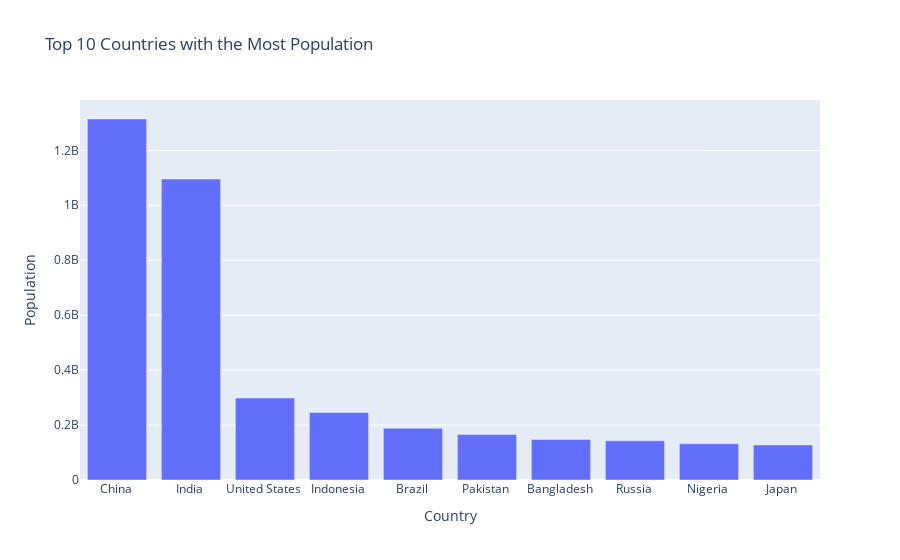

The code cell stored with this chart in its notebook:
### Markdown cell above
# Top 10 Countries with the Most Population

### Code cell
data_pop=dataCountries.loc[:,['Country','Population']]
data_pop.sort_values(by=['Population'],inplace=True,ascending=False)
pop_bar=px.bar(data_pop[:10],x='Country',y='Population',title="Top 10 Countries with the Most Population")
pop_bar.show()

### Figure 1 — Plotly figure (JSON) as saved in the notebook; plotly's stock layout.template omitted (floating-point values rounded to 4 significant figures)
{"data": [{"alignmentgroup": "True", "hovertemplate": "Country=%{x}<br>Population=%{y}<extra></extra>", "legendgroup": "", "marker": {"color": "#636efa"}, "name": "", "offsetgroup": "", "orientation": "v", "showlegend": false, "textposition": "auto", "type": "bar", "x": ["China ", "India ", "United States ", "Indonesia ", "Brazil ", "Pakistan ", "Bangladesh ", "Russia ", "Nigeria ", "Japan "], "xaxis": "x", "y": [1313973713, 1095351995, 298444215, 245452739, 188078227, 165803560, 147365352, 142893540, 131859731, 127463611], "yaxis": "y"}], "layout": {"barmode": "relative", "legend": {"tracegroupgap": 0}, "title": {"text": "Top 10 Countries with the Most Population"}, "xaxis": {"anchor": "y", "domain": [0, 1], "title": {"text": "Country"}, "type": "category", "range": [-0.5, 9.5], "autorange": true}, "yaxis": {"anchor": "x", "domain": [0, 1], "title": {"text": "Population"}, "type": "linear", "range": [0, 1383000000.0], "autorange": true}, "autosize": true}}
